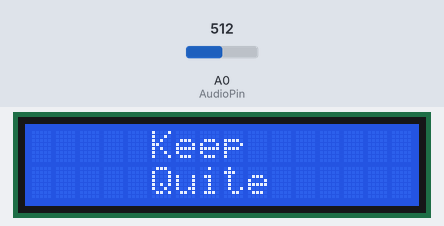
Bench run of a sketch on a simulated Arduino Uno, built with avr-gcc and run on an emulated ATmega328P. Shown: 16×2 character LCD. The inputs (shaded band) are chosen by the test bench; at power-on: A0 (AudioPin) = 512.

Above: at 1.2 s.
1.3 s: A0 (AudioPin) set to 56
5.4 s: A0 (AudioPin) set to 45
At 7.3 s:
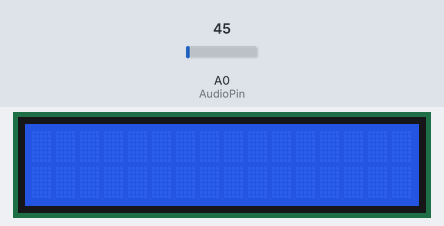
7.6 s: A0 (AudioPin) set to 122
11.7 s: A0 (AudioPin) set to 40
Timing chart, 0 to 14.7 s (numbered marks = the images above; inputs shaded):
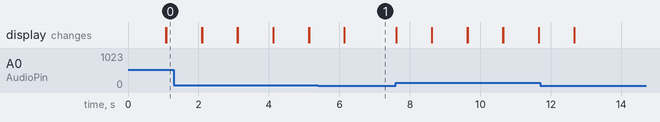

Measured:
- the behaviour switches between 51 and 50 on A0 (AudioPin) (found by bisection; images 0 and 1)

The sketch:

Sound_sensor.ino
```cpp
#include <LCD_I2C.h>
LCD_I2C lcd(0x27);   // Default address of most PCF8574 modules, change according
int AudioPin = A0;   // Connect Your Analog Sound Sensor Module To This Pin
int value;       // Variable to store the sensor input value
void setup() {
  lcd.begin();   // Initializing LCD Module
  lcd.backlight();  // Initializing LCD Screen Backlight
  pinMode(AudioPin,INPUT);  // Set the pin to read from sensor
}

void loop() {
  value = analogRead (AudioPin);  // Reading the sensor data
    if (value>50){          // Initializing the minimum sensitivity value
    lcd.setCursor(5,0);   // Set the screen print location
    lcd.print("Keep");    // Printing the message
    lcd.setCursor(5,1);   // Set the screen print location
    lcd.print("Quite");  // Printing the message
    delay(1000);   // Providing delay for the message
    lcd.clear();  // Clear the lcd screen for next printing
    }
}
```
